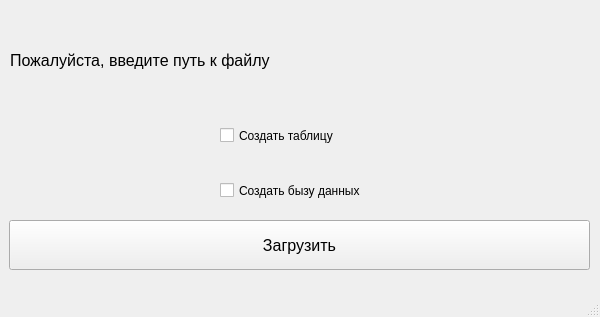
<?xml version="1.0" encoding="UTF-8"?>
<ui version="4.0">
 <class>MainWindow</class>
 <widget class="QMainWindow" name="MainWindow">
  <property name="geometry">
   <rect>
    <x>0</x>
    <y>0</y>
    <width>600</width>
    <height>317</height>
   </rect>
  </property>
  <property name="windowTitle">
   <string>MainWindow</string>
  </property>
  <widget class="QWidget" name="centralwidget">
   <widget class="QLabel" name="label">
    <property name="geometry">
     <rect>
      <x>10</x>
      <y>10</y>
      <width>580</width>
      <height>100</height>
     </rect>
    </property>
    <property name="font">
     <font>
      <pointsize>12</pointsize>
     </font>
    </property>
    <property name="text">
     <string>Пожалуйста, введите путь к файлу</string>
    </property>
   </widget>
   <widget class="QPushButton" name="pushButton">
    <property name="geometry">
     <rect>
      <x>9</x>
      <y>220</y>
      <width>581</width>
      <height>50</height>
     </rect>
    </property>
    <property name="font">
     <font>
      <pointsize>12</pointsize>
     </font>
    </property>
    <property name="text">
     <string>Загрузить</string>
    </property>
   </widget>
   <widget class="QCheckBox" name="checkBox">
    <property name="geometry">
     <rect>
      <x>220</x>
      <y>110</y>
      <width>151</width>
      <height>51</height>
     </rect>
    </property>
    <property name="text">
     <string>Создать таблицу</string>
    </property>
   </widget>
   <widget class="QCheckBox" name="checkBox_2">
    <property name="geometry">
     <rect>
      <x>220</x>
      <y>170</y>
      <width>161</width>
      <height>41</height>
     </rect>
    </property>
    <property name="text">
     <string>Создать бызу данных</string>
    </property>
   </widget>
  </widget>
  <widget class="QMenuBar" name="menubar">
   <property name="geometry">
    <rect>
     <x>0</x>
     <y>0</y>
     <width>600</width>
     <height>21</height>
    </rect>
   </property>
  </widget>
  <widget class="QStatusBar" name="statusbar"/>
 </widget>
 <resources/>
 <connections/>
</ui>
